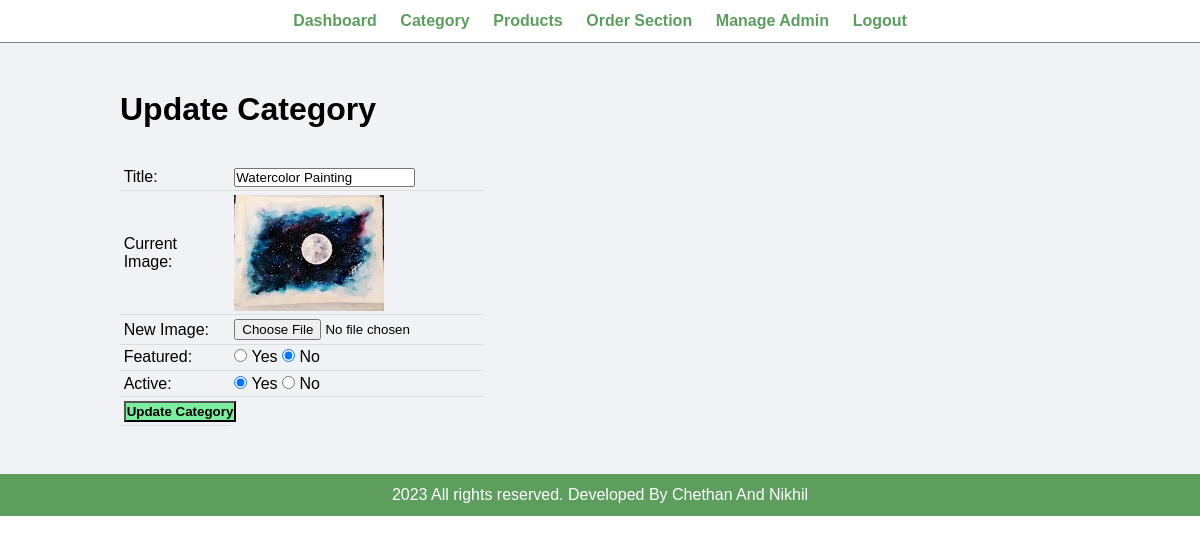
/admin/update-category.php?id=16 (signed in), run on the app's committed database.
### tables this page shows
CREATE TABLE `tbl_category` (
  `id` int(10) UNSIGNED NOT NULL,
  `title` varchar(100) NOT NULL,
  `image_name` varchar(255) NOT NULL,
  `featured` varchar(10) NOT NULL,
  `active` varchar(10) NOT NULL
);

### admin/update-category.php (the view, shortened to what this page needs)
<?php include('partials/menu.php'); ?>
<div class="main-content">
    <div class="wrapper">
        <h1>Update Category</h1>
        <br><br>
        <?php
            if(isset($_GET['id']))
            {
                $id = $_GET['id'];
                $sql = "SELECT * FROM tbl_category WHERE id=$id";
                $res = mysqli_query($conn, $sql);
                $count = mysqli_num_rows($res);
                if($count==1)
                {
                    $row = mysqli_fetch_assoc($res);
                    $title = $row['title'];
                    $current_image = $row['image_name'];
                    $featured = $row['featured'];
                    $active = $row['active'];
                }
                else
                {
                    $_SESSION['no-category-found'] = "<div class='error'>Category not Found.</div>";
                    header('location:'.SITEURL.'admin/manage-category.php');
                }
            }
            else
            {
                header('location:'.SITEURL.'admin/manage-category.php');
            }
        ?>
        <form action="" method="POST" enctype="multipart/form-data">
            <table class="tbl-30">
                <tr>
                    <td>Title: </td>
                    <td>
                        <input type="text" name="title" value="<?php echo $title; ?>">
                    </td>
                </tr>
                <tr>
                    <td>Current Image: </td>
                    <td>
                        <?php
                            if($current_image != "")
                            {
                                ?>
                                <img src="<?php echo SITEURL; ?>images/category/<?php echo $current_image; ?>" width="150px">
                                <?php
                            }
                            else
                            {
                                echo "<div class='error'>Image Not Added.</div>";
                            }
                        ?>
                    </td>
                </tr>
                <tr>
                    <td>New Image: </td>
                    <td>
                        <input type="file" name="image">
                    </td>
                </tr>
                <tr>
                    <td>Featured: </td>
                    <td>
                        <input <?php if($featured=="Yes"){echo "checked";} ?> type="radio" name="featured" value="Yes"> Yes
                        <input <?php if($featured=="No"){echo "checked";} ?> type="radio" name="featured" value="No"> No
                    </td>
                </tr>
                <tr>
                    <td>Active: </td>
                    <td>
                        <input <?php if($active=="Yes"){echo "checked";} ?> type="radio" name="active" value="Yes"> Yes
                        <input <?php if($active=="No"){echo "checked";} ?> type="radio" name="active" value="No"> No
                    </td>
                </tr>
                <tr>
                    <td>
                        <input type="submit" name="submit" value="Update Category" class="btn-secondary">
                    </td>
                </tr>
            </table>
        </form>
    </div>
</div>
<?php include('partials/footer.php'); ?>

### css/admin.css (style rules this page uses)
* { margin: 0; padding: 0; font-family: Arial, Helvetica, sans-serif; }
.wrapper { padding: 1%; width: 80%; margin: 0 auto; }
.tbl-30 { width: 30%; }
table { border-collapse: collapse; width: 100%; }
th, td { padding: 8px; text-align: left; border-bottom: 1px solid #ddd; }
table tr td { padding: 1%; }
.btn-secondary { background-color: #7bed9f; padding: 1%; color: black; text-decoration: none; font-weight: bold; }
.main-content { background-color: #f1f2f6; padding: 3% 0; }

### data on the page
tbl_category: title "Watercolor Painting", image_name (picture), featured "☑", active "☑"
